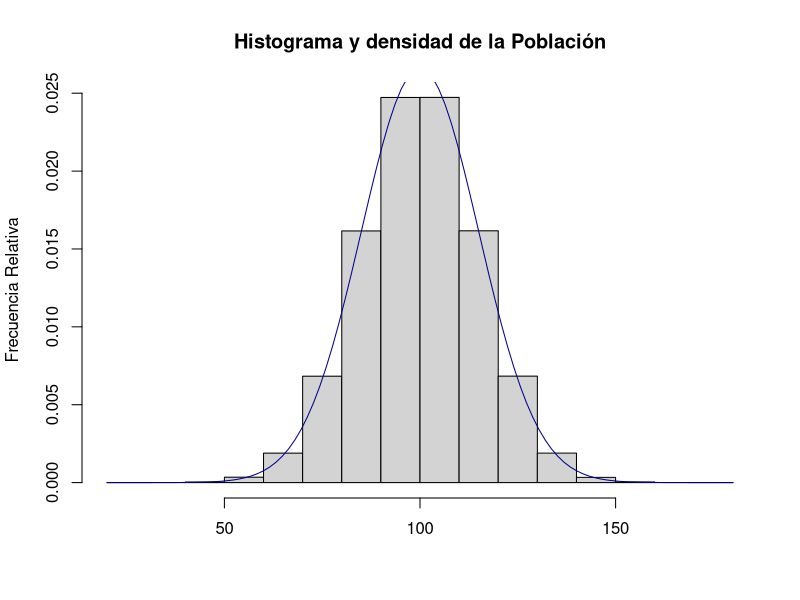
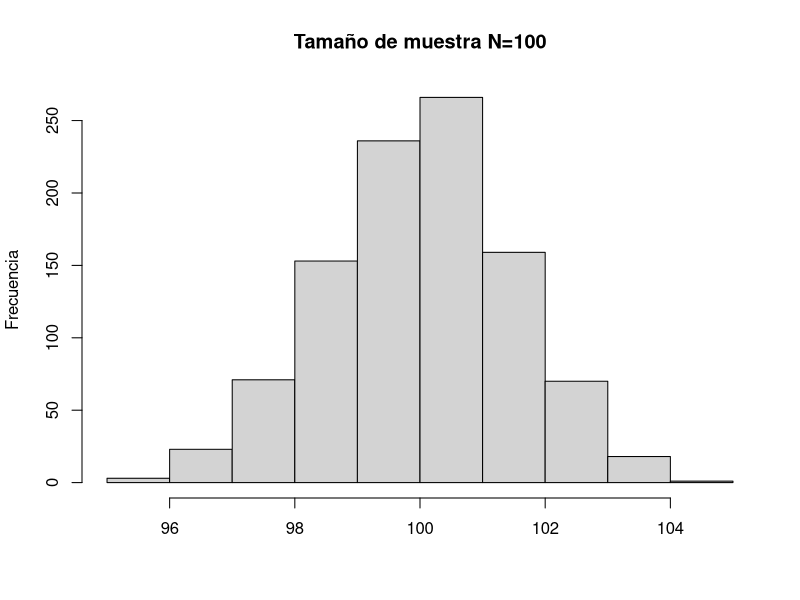
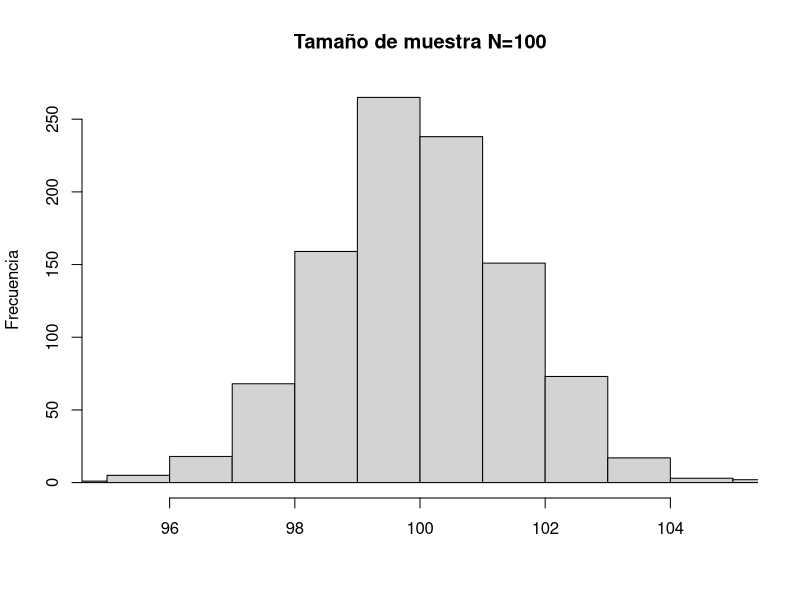
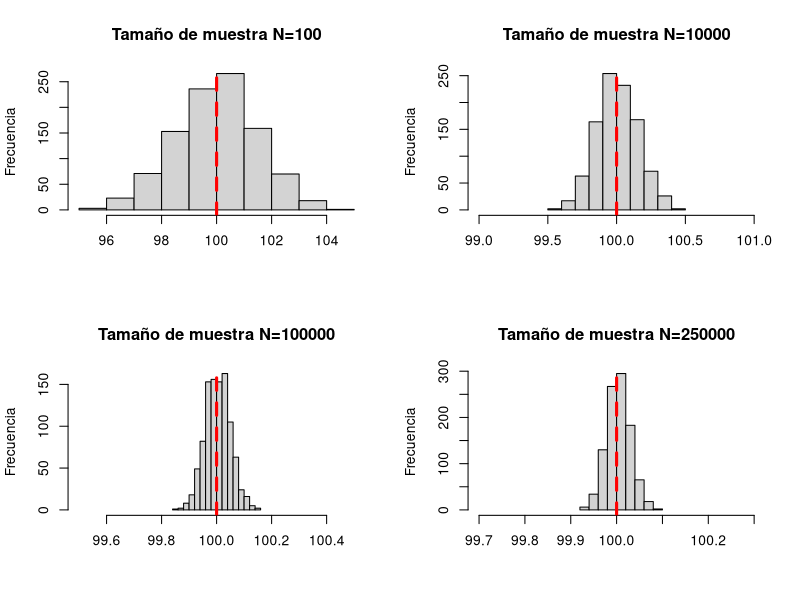

These charts were generated, in order, by the following R code:
### Distribución de las medias muestrales en el muestreo ###

# A continuación creamos una población de tamaño 1.000.000 que se distribuye como una normal con media 100 y desviación estandar 15

pop <- rnorm(1000000, mean = 100, sd = 15)

# Representamos la población mediante un histograma

hist(pop, freq = FALSE, breaks = 20, main = "Histograma y densidad de la Población", xlab = "", ylab = "Frecuencia Relativa"); curve(dnorm(x, mean = mean(pop), sd = sd(pop)), add=TRUE, col="darkblue")

# Tomamos una muestra de tamaño 100 de la población, es decir, seleccionamos de manera aleatoria 100 elementos de la población

sample1 <- sample(x = pop, size = 100)

#EJERCICIO: Calcule en la consola varias veces la media repitiendo la instrucción anterio y usando la función `mean()`

# Tomamos más muestras de mayor tamaño de la población 

sample2 <- sample(x = pop, size = 10000)
sample3 <- sample(x = pop, size = 100000)
sample4 <- sample(x = pop, size = 250000)

# Vamos a repetir 1000 veces (¡!) el proceso de tomar una muestra de tamaño 100, y para cada muestra calculamos la media. Haremos esto empleando un bucle (loop)

# Definimos primero un vector vacio cuyo tamaño es es igual al número de muestras que deseamos tomar

#NOTA DE R: Un vector no es más que un contenedor de datos homogéneos, como lo que tenemos en la cabeza que es un vector [1,2,3], es el equivalente a un array en Python

medias_100 <- vector(length = 1000)

# Hacemos el bucle que nos permite repetir 1000 veces el proceso de tomar una muestra

#NOTA DE R: El uso de bucles en R no es muy popular o aconsejado, pero para casos no complejos no representa un problema

for (i in seq_along(medias_100)) {
  medias_100[i] <- mean(sample(x = pop, size = 100))
}

#NOTA DE R: En lugar de la función `seq_along`se puede usar una notación más convencional en otros lenguajes como for (i in 1..1000) o for (i in 1:1000) o for (i in range(1000)), que significa "repite esta operación en índices que van del 1 al 1000 en saltos de 1" que es una manera sofisticada de decir "repite esta operación 1000 veces"  

# Representamos el histograma

hist(medias_100, main = "Tamaño de muestra N=100", xlab = "", ylab = "Frecuencia", xlim = c(95,105))

#NOTA DE R: En lugar de usar un bucle se puede usar la función `replicate`, una de las funciones de la familia `apply`, las cuales aplican una función a un vector de valores, que es lo mismo que hace un bucle cuando _aplica_ de manera repetida la misma operación a un conjunto de valores representado por un vector. En este caso estamos haciendo algo más sencillo, repetir un número de veces una instrucción encapsulada en una función, en este caso que nos extraiga de manera repetida una muestra de una población y calcule su media. Así que `replicate` en nuestro ejemplo repite 1000 veces la operación descrita arriba.
#Este tipo de operaciones se realiza muchas veces en estadística, ya que de esa manera hacemos _simulaciones_, repetir muchas veces realizaciones de una distribución de probabilidad o un fenómeno cuyo resultado sea incierto (lanzar un dado 50000 veces)

medias_100_2 <- replicate(expr = mean(sample(x = pop, size = 100)), n = 1000)

hist(medias_100_2, main = "Tamaño de muestra N=100", xlab = "", ylab = "Frecuencia", xlim = c(95,105))

#EJERCICIO: ¿Como interpreta el histograma? ¿Representa una distribución de qué?

#EJERCICIO: ¿Como interpreta la media?

#EJERCICIO: ¿Qué diferencias en término de amplitud observa con la distribución de la población?

#Repetimos el ejercicio anterior con muestras de mayor tamaño

medias_10000 <- vector(length = 1000)
for (i in seq_along(medias_10000)) {
  medias_10000[i] <- mean(sample(x = pop, size = 10000))
}

medias_100000 <- vector(length = 1000)
for (i in seq_along(medias_100000)) {
  medias_100000[i] <- mean(sample(x = pop, size = 100000))
}

medias_250000 <- vector(length = 1000)
for (i in seq_along(medias_250000)) {
  medias_250000[i] <- mean(sample(x = pop, size = 250000))
}

# Representamos graficamente los 4 ejercicios

#graphics.off()

par(mfrow=c(2,2))
hist(medias_100, main = "Tamaño de muestra N=100", xlab = "", ylab = "Frecuencia", xlim = c(95,105));abline(v = 100, lty = 2, lwd = 3, col = "red")
hist(medias_10000, main = "Tamaño de muestra N=10000", xlab = "", ylab = "Frecuencia", xlim = c(99,101));abline(v = 100, lty = 2, lwd = 3, col = "red")
hist(medias_100000, main = "Tamaño de muestra N=100000", xlab = "", ylab = "Frecuencia", xlim = c(99.5,100.5));abline(v = 100, lty = 2, lwd = 3, col = "red")
hist(medias_250000, main = "Tamaño de muestra N=250000", xlab = "", ylab = "Frecuencia", xlim = c(99.7,100.3));abline(v = 100, lty = 2, lwd = 3, col = "red")

#EJERCICIO: ¿Qué puede comentar acerca de como evoluciona la amplitud de las distribuciones a medida que aumenta el tamaño de la muestra?

#EJERCICIO: ¿Cual es la interpretación estadística de lo anterior?